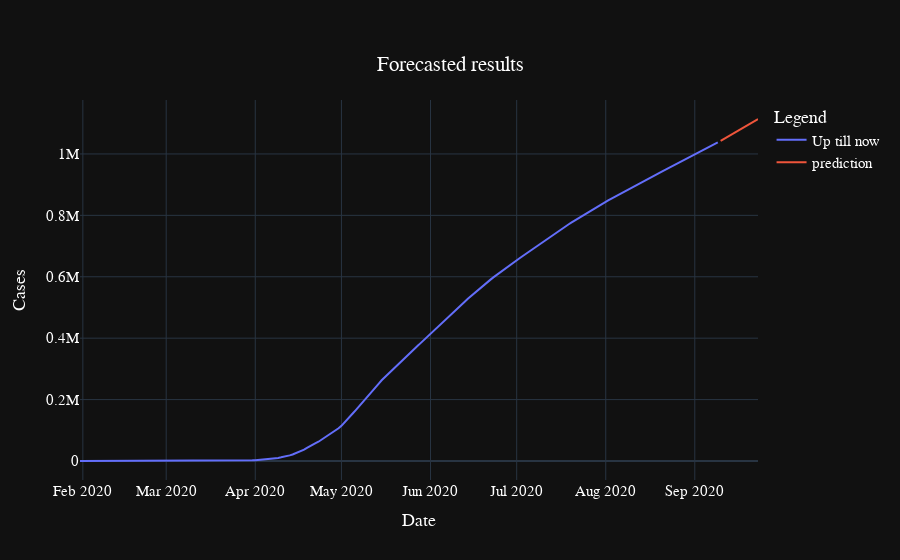

Notebook code cell kept with this figure:
### Code cell
graph.show()

### Figure 1 — Plotly figure (JSON) as saved in the notebook; plotly's stock layout.template omitted (floating-point values rounded to 4 significant figures; data arrays with more than 128 entries replaced by an {"elided": "..."} marker saying what was removed)
{"data": [{"mode": "lines", "name": "Up till now ", "type": "scatter", "x": {"elided": "223 str values"}, "y": {"elided": "223 int values"}}, {"mode": "lines", "name": "prediction", "type": "scatter", "x": ["2020-09-10T00:00:00", "2020-09-11T00:00:00", "2020-09-12T00:00:00", "2020-09-13T00:00:00", "2020-09-14T00:00:00", "2020-09-15T00:00:00", "2020-09-16T00:00:00", "2020-09-17T00:00:00", "2020-09-18T00:00:00", "2020-09-19T00:00:00", "2020-09-20T00:00:00", "2020-09-21T00:00:00", "2020-09-22T00:00:00", "2020-09-23T00:00:00"], "y": [1043000.0, 1048000.0, 1054000.0, 1059000.0, 1064000.0, 1070000.0, 1075000.0, 1080000.0, 1086000.0, 1092000.0, 1097000.0, 1103000.0, 1108000.0, 1114000.0]}], "layout": {"font": {"color": "white", "family": "Arial", "size": 15}, "legend": {"title": {"text": "Legend "}}, "title": {"text": "Forecasted results", "x": 0.5, "xanchor": "center", "y": 0.9, "yanchor": "top"}, "xaxis": {"title": {"text": "Date"}}, "yaxis": {"title": {"text": "Cases"}}}}
